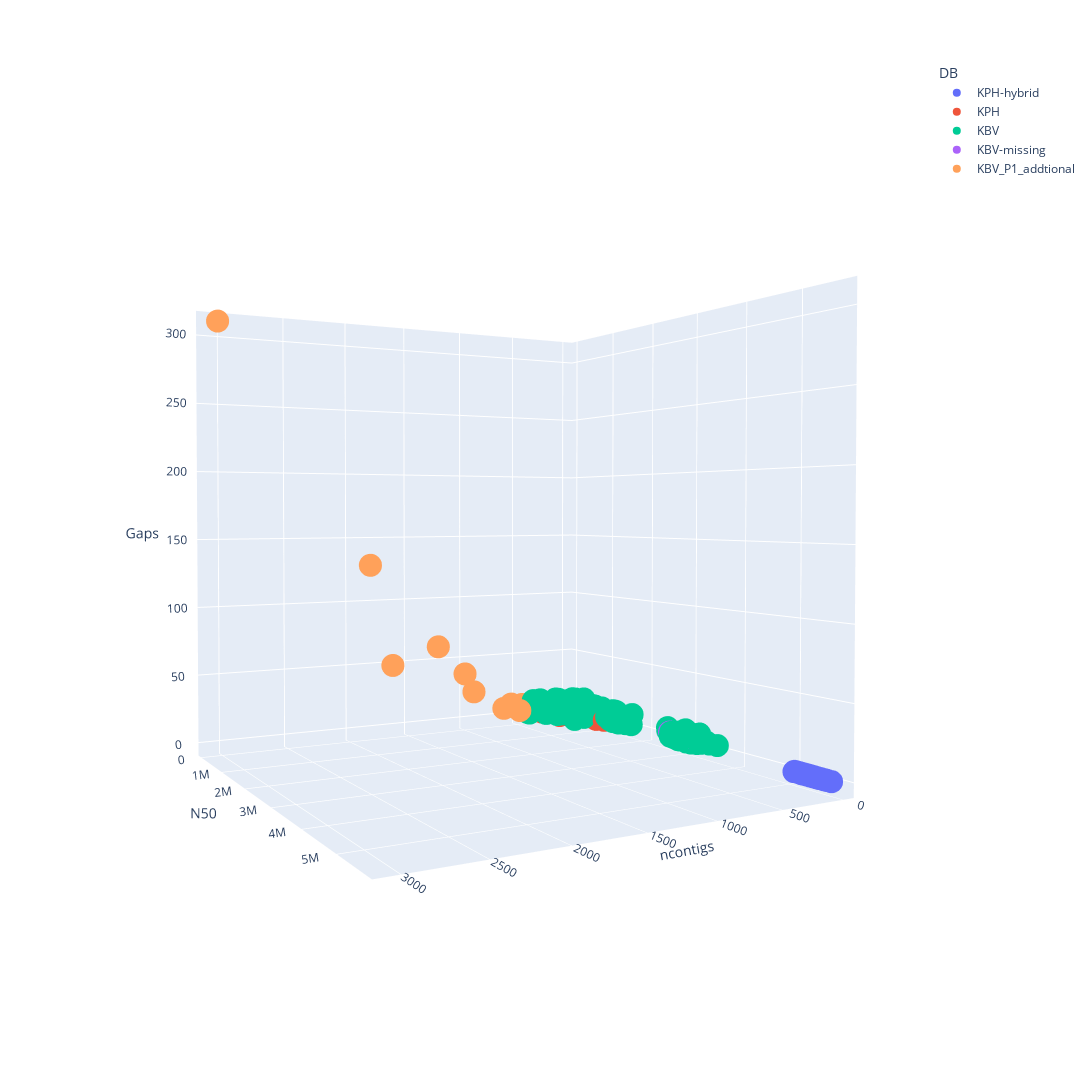

The notebook cell saved with this chart:
### Code cell
fig = px.scatter_3d(df, x='ncontigs', y='N50', z='Gaps', color='DB', width=1400, height=2000)
fig.show()

### Figure 1 — Plotly figure (JSON) as saved in the notebook; plotly's stock layout.template omitted (floating-point values rounded to 4 significant figures; data arrays with more than 128 entries replaced by an {"elided": "..."} marker saying what was removed)
{"data": [{"hovertemplate": "DB=KPH-hybrid<br>ncontigs=%{x}<br>N50=%{y}<br>Gaps=%{z}<extra></extra>", "legendgroup": "KPH-hybrid", "marker": {"color": "#636efa", "symbol": "circle"}, "mode": "markers", "name": "KPH-hybrid", "scene": "scene", "showlegend": true, "type": "scatter3d", "x": [2, 7, 3, 5, 3, 3, 8, 5, 3, 8, 8, 5, 8, 3, 2, 3, 5, 7, 3, 8, 4, 4, 2, 5, 4, 4, 3, 4, 3, 4, 2, 2, 5, 8, 4, 8, 3, 8, 1, 7, 9, 11, 5, 2, 6, 4, 6, 3, 4, 5, 5, 3, 2, 7, 3, 10, 1, 2, 1, 2, 2, 3, 3, 5, 3, 3, 3, 7, 4, 7, 5, 3, 7, 4, 4, 3, 3, 3, 9, 4, 4, 3, 2, 2, 6, 6, 9, 8, 7, 6, 4, 2, 3, 3, 6, 2, 6, 5, 8], "y": [5300439, 5583461, 5260432, 5183290, 5276478, 5575290, 5467529, 5364521, 5151522, 5242098, 5474158, 5230561, 5415482, 5086838, 5332729, 5328386, 5220917, 5333974, 5315064, 5252324, 5267503, 5257511, 5249355, 5230141, 5633878, 5348492, 5183069, 5227693, 5307101, 5318175, 5206451, 5362796, 5222404, 5460747, 5356508, 5509891, 5271210, 5219342, 5310922, 5356173, 5369222, 5228889, 5351009, 5369040, 5228896, 5267448, 5203185, 5344685, 5293781, 5397853, 5242271, 5185430, 5243953, 5297128, 5119445, 5095788, 5354543, 5357061, 5111537, 5156999, 5600802, 5302662, 5367150, 5237440, 5270163, 5696035, 5243469, 5297108, 5362699, 5298228, 5284550, 5516928, 5355089, 5119445, 5119122, 5202431, 5355916, 5337491, 5232790, 5434095, 5276668, 5460439, 5325686, 5181281, 5265046, 5228900, 5225165, 5509884, 5231789, 5494180, 5394140, 5407002, 5376827, 5232513, 5417244, 5295441, 5228900, 5234963, 5511045], "z": [0, 0, 0, 0, 0, 0, 0, 0, 0, 0, 0, 0, 0, 0, 0, 0, 0, 0, 0, 0, 0, 0, 0, 0, 0, 0, 0, 0, 0, 0, 0, 0, 0, 0, 0, 0, 0, 0, 0, 0, 0, 0, 0, 0, 0, 0, 0, 0, 0, 0, 0, 0, 0, 0, 0, 0, 0, 0, 0, 0, 0, 0, 0, 0, 0, 0, 0, 0, 0, 0, 0, 0, 0, 0, 0, 0, 0, 0, 0, 0, 0, 0, 0, 0, 0, 0, 0, 0, 0, 0, 0, 0, 0, 0, 0, 0, 0, 0, 0]}, {"hovertemplate": "DB=KPH<br>ncontigs=%{x}<br>N50=%{y}<br>Gaps=%{z}<extra></extra>", "legendgroup": "KPH", "marker": {"color": "#EF553B", "symbol": "circle"}, "mode": "markers", "name": "KPH", "scene": "scene", "showlegend": true, "type": "scatter3d", "x": {"elided": "292 int values"}, "y": {"elided": "292 int values"}, "z": {"elided": "292 int values"}}, {"hovertemplate": "DB=KBV<br>ncontigs=%{x}<br>N50=%{y}<br>Gaps=%{z}<extra></extra>", "legendgroup": "KBV", "marker": {"color": "#00cc96", "symbol": "circle"}, "mode": "markers", "name": "KBV", "scene": "scene", "showlegend": true, "type": "scatter3d", "x": {"elided": "3483 int values"}, "y": {"elided": "3483 int values"}, "z": {"elided": "3483 int values"}}, {"hovertemplate": "DB=KBV-missing<br>ncontigs=%{x}<br>N50=%{y}<br>Gaps=%{z}<extra></extra>", "legendgroup": "KBV-missing", "marker": {"color": "#ab63fa", "symbol": "circle"}, "mode": "markers", "name": "KBV-missing", "scene": "scene", "showlegend": true, "type": "scatter3d", "x": [18, 17, 19, 19, 20, 16, 20, 16, 17, 21, 17, 15, 17, 16, 18, 16, 16, 18, 18, 17, 14, 17, 16, 16, 19, 18, 17], "y": [700144, 2923252, 598139, 2923448, 699589, 2945398, 699590, 700211, 3271165, 699535, 699617, 2923984, 2923929, 699595, 701703, 2923587, 2923965, 699660, 2920879, 744623, 2923980, 2923805, 2673065, 2923882, 702456, 701558, 700231], "z": [4, 4, 3, 2, 4, 3, 2, 2, 3, 2, 3, 2, 5, 2, 3, 3, 3, 2, 4, 2, 3, 2, 4, 4, 4, 3, 2]}, {"hovertemplate": "DB=KBV_P1_addtional<br>ncontigs=%{x}<br>N50=%{y}<br>Gaps=%{z}<extra></extra>", "legendgroup": "KBV_P1_addtional", "marker": {"color": "#FFA15A", "symbol": "circle"}, "mode": "markers", "name": "KBV_P1_addtional", "scene": "scene", "showlegend": true, "type": "scatter3d", "x": [1095, 1693, 1047, 762, 540, 1322, 607, 1870, 586, 3059], "y": [350441, 224557, 464958, 428705, 260045, 310535, 148532, 181479, 343857, 249289], "z": [40, 50, 26, 10, 10, 63, 10, 129, 6, 308]}], "layout": {"height": 2000, "legend": {"title": {"text": "DB"}, "tracegroupgap": 0}, "margin": {"t": 60}, "scene": {"aspectmode": "auto", "aspectratio": {"x": 1, "y": 1, "z": 1}, "camera": {"center": {"x": 0, "y": 0, "z": 0}, "eye": {"x": 1.169, "y": 2.086, "z": 0.0521}, "projection": {"type": "perspective"}, "up": {"x": -0.008806, "y": 0.001609, "z": 1.0}}, "domain": {"x": [0, 1], "y": [0, 1]}, "xaxis": {"title": {"text": "ncontigs"}, "type": "linear"}, "yaxis": {"title": {"text": "N50"}, "type": "linear"}, "zaxis": {"title": {"text": "Gaps"}, "type": "linear"}}, "width": 1400}}
